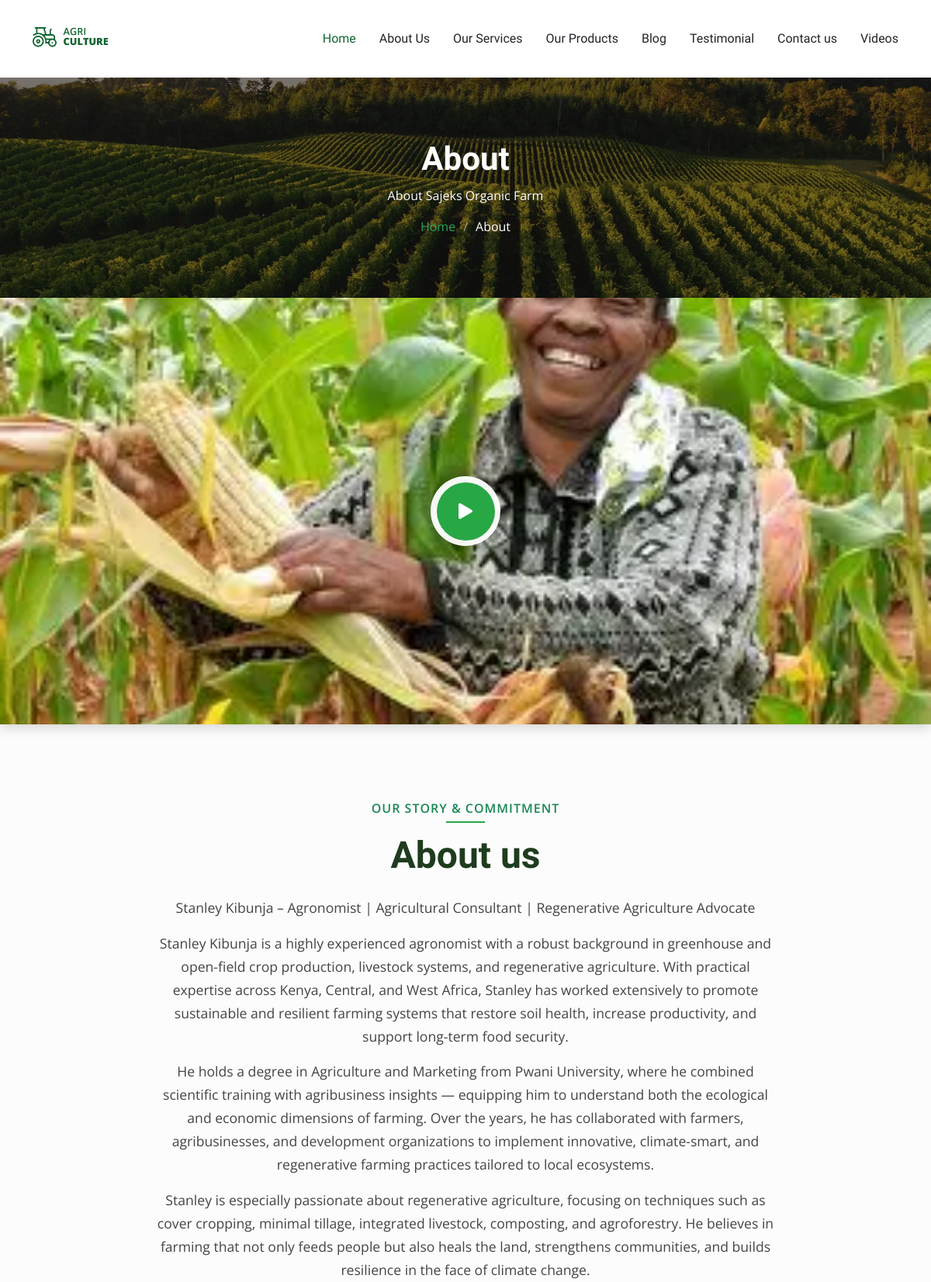
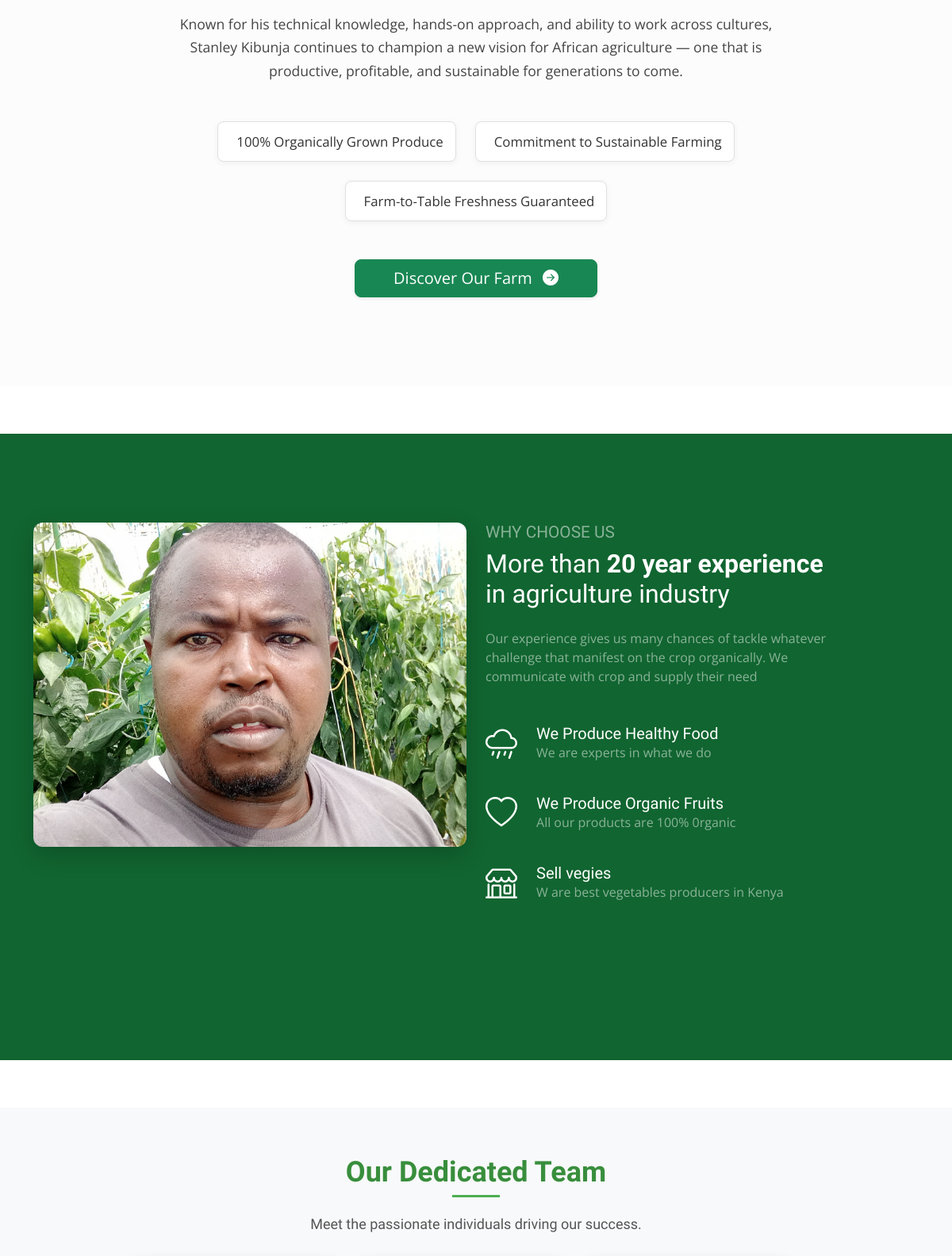
The page /about/ (upper part) on the database its author committed (2 pictures, top to bottom).
### sajeksApp/models.py (models this page shows, shortened)
class About_us(models.Model):
    pic = models.ImageField(upload_to='about_img', null=True)
    title = models.CharField(max_length=100, null=True, help_text="The title of the why choose us pic.")
    body = CKEditor5Field(max_length = 500000, null =True, blank = True, help_text = 'Enter the video content. this field is optional')
    youtube_url = models.CharField(max_length=255, blank=True, null=True)
    video_id = models.CharField(max_length=50, blank=True, null=True)
    created_on = models.DateTimeField(auto_now_add=True, null=True)
    updated_on = models.DateTimeField(auto_now=True, null = True)
    class Meta:
        ordering = ['-updated_on',]
        verbose_name = 'About'
        verbose_name_plural = 'About us'
    @property
    def embed_url(self):
        if self.video_id:
            return f'https://www.youtube.com/embed/{self.video_id}'
        return self.youtube_url

class Whychooseuspix(models.Model):
    pic = models.ImageField(upload_to = 'chooseus_img', null=True)
    title =models.CharField(max_length=100, null= True, help_text="The title of the Why choose us pic.")
    body=  models.CharField(max_length=500, null=True, help_text="discription")

class Whychooseus(models.Model):
    title =models.CharField(max_length=100, null= True, help_text="The title of the Why choose us.")
    icon=  models.CharField(max_length=500, null=True, help_text="the icon to be display in safe pipe")
    body=  models.CharField(max_length=500, null=True, help_text="discription")

### sajeksApp/views.py (the view)
# urls.py: path('about/', views.about, name ='about'),
def about(request):
    about = About_us.objects.first()
    subscribtion_form = SubscribtionForm()
    team = Team.objects.all()
    chooseus = Whychooseus.objects.all()[0:3]
    choosepix = Whychooseuspix.objects.first()
    produce_items = ProduceItem.objects.all()[:8]
    products = paginate_queryset(request, produce_items, items_per_page=50)
    contact = adminContact.objects.first()
    msg_countig = Contact.objects.filter(status =True)
    message_count = msg_countig.count()
    context={
        'chooses':chooseus,
        'choosepix':choosepix,
        'abouts':about,
        'admincontact':contact,
        'sub_form': subscribtion_form,
        'produce_items': products,
        'teams':team,
        'message_count':message_count
    }
    return render(request, 'sajeksApp/about.html', context)

### sajeksApp/context_processors.py (called while the page is built)
def testimonial_form_processor(request):
    if request.method == 'POST' and 'full_name' in request.POST:
         return {'testimonial_form': TestimonialForm(request.POST, request.FILES)}
    return {'testimonial_form': TestimonialForm()}

### sajeksApp/paginator.py (called while the page is built)
def paginate_queryset(request, queryset, items_per_page=9):
    paginator = Paginator(queryset, items_per_page)
    page_number = request.GET.get('page')
    try:
        page_obj = paginator.page(page_number)
    except PageNotAnInteger:
        page_obj = paginator.page(1)
    except EmptyPage:
        page_obj = paginator.page(paginator.num_pages)
    return page_obj

### sajeksApp/templates/sajeksApp/about.html (shortened to what this page needs)
{% extends 'sajeksApp/base/base.html' %}
{% load static %}
{% load mathfilters %}
{% block content %}
  <div class="page-title dark-background" data-aos="fade" style="background-image: url(assets/img/page-title-bg.webp);">
    <div class="container position-relative">
      <h1>About</h1>
      <p>About Sajeks Organic Farm</p>
      <nav class="breadcrumbs">
        <ol>
          <li><a href="{% url 'home' %}">Home</a></li>
          <li class="current">About</li>
        </ol>
      </nav>
    </div>
  </div>
  <section id="about-us-hero" class="about-hero-section section p-0">
    <div class="video-banner-container position-relative">
        <a href="{{abouts.embed_url}}" class="glightbox pulsating-play-btn-lg">
            <span class="play"><i class="bi bi-play-fill"></i></span>
        </a>
    </div>
    <div class="container my-5 py-lg-4">
        <div class="row justify-content-center">
            <div class="col-lg-10" data-aos="fade-up" data-aos-delay="100">
                <div class="content-box text-center py-4">
                    <span class="section-subtitle text-success mb-2">Our Story & Commitment</span>
                    <h2 class="content-title display-5 fw-bold mb-4">{{abouts.title}}</h2>
                    <div class="about-body-text mb-5 mx-auto" style="max-width: 800px;">
                        {{abouts.body|safe}}
                    </div>
                    <ul class="key-features list-unstyled d-flex flex-wrap justify-content-center gap-4 mb-5">
                        <li data-aos="fade-up" data-aos-delay="200"> <span>100% Organically Grown Produce</span></li>
                        <li data-aos="fade-up" data-aos-delay="300"> <span>Commitment to Sustainable Farming</span></li>
                        <li data-aos="fade-up" data-aos-delay="400"> <span>Farm-to-Table Freshness Guaranteed</span></li>
                    </ul>
                    <p class="mt-4">
                        <a href="{% url 'contact' %}" class="btn btn-success btn-lg px-5 shadow-sm">
                            Discover Our Farm <i class="bi bi-arrow-right-circle-fill ms-2"></i>
                        </a>
                    </p>
                </div>
            </div>
        </div>
    </div>
</section>
  {% include 'sajeksApp/base/about_experience_base.html' %}
  <section class="team-15 team section bg-light" id="team">
    <div class="container section-title" data-aos="fade-up">
        <h2>Our Dedicated Team</h2>
        <p>Meet the passionate individuals driving our success.</p>
    </div>
  </section>
  {% endblock %}

### sajeksApp/templates/sajeksApp/base/about_experience_base.html
<section id="about" class="about section">
    <div class="content">
        <div class="container">
            <div class="row">
                <div class="col-lg-6 mb-4 mb-lg-0">
                    <div style="
                        /* 1. Container for Aspect Ratio & Aesthetics */
                        position: relative;
                        padding-top: 75%; /* Forces 4:3 Aspect Ratio (75% height relative to width) */
                        overflow: hidden;
                        border-radius: 12px; /* Soft rounded corners */
                        box-shadow: 0 10px 30px rgba(0, 0, 0, 0.2); /* Deep shadow for visual pop */
                        /* Note: Hover effects/transitions cannot be done with inline CSS */
                        "
                        data-aos="zoom-out">
                        <img src="{{choosepix.pic.url}}" alt="Image " class="img-fluid"
                             style="
                                /* 2. Image Fit (CRITICAL FIX) */
                                position: absolute;
                                top: 0;
                                left: 0;
                                width: 100%;
                                height: 100%;
                                object-fit: cover; /* Forces image to cover the entire container */
                                object-position: center; /* Centers the visible part of the image */
                                max-width: 100%;
                                max-height: 100%;
                                ">
                    </div>
                </div>
                <div class="col-lg-5 ml-auto" data-aos="fade-up" data-aos-delay="100">
                    <h3 class="content-subtitle text-white opacity-50">Why Choose Us</h3>
                    <h2 class="content-title mb-4">
                        {{choosepix.title|safe}}
                    </h2>
                    <p class="opacity-50">
                        {{choosepix.body|safe}}
                    </p>
                    <div class="row my-5">
                        {% for choose in chooses %}
                        <div class="col-lg-12 d-flex align-items-start mb-4">
                            {{ choose.icon | safe}}
                            <div>
                                <h4 class="m-0 h5 text-white">{{ choose.title| safe }}</h4>
                                <p class="text-white opacity-50">{{ choose.body | safe }}</p>
                            </div>
                        </div>
                        {% endfor %}
                    </div>
                </div>
            </div>
        </div>
    </div>
</section>

### sajeksApp/static/sajeksApp/assets/css/main.css (style rules this page uses)
:root { --default-font: "Open Sans", system-ui, -apple-system, "Segoe UI", Roboto, "Helvetica Neue", Arial, "Noto Sans", "Liberation Sans", sans-serif, "Apple Color Emoji", "Segoe UI Emoji", "Segoe UI Symbol", "Noto Color Emoji"; --heading-font: "Marcellus", sans-serif; --nav-font: "Marcellus", sans-serif; }
:root { --background-color: #ffffff; --default-color: #212529; --heading-color: #2d465e; --accent-color: #116530; --surface-color: #ffffff; --contrast-color: #ffffff; }
:root { --nav-color: #212529; --nav-hover-color: #116530; --nav-mobile-background-color: #ffffff; --nav-dropdown-background-color: #ffffff; --nav-dropdown-color: #212529; --nav-dropdown-hover-color: #116530; }
.dark-background { --background-color: #060606; --default-color: #ffffff; --heading-color: #ffffff; --accent-color: #2ea359; --surface-color: #252525; --contrast-color: #ffffff; }
:root { scroll-behavior: smooth; }
body { color: var(--default-color); background-color: var(--background-color); font-family: var(--default-font); }
a { color: var(--accent-color); text-decoration: none; transition: 0.3s; }
h1, h2, h3, h4, h5, h6 { color: var(--heading-color); font-family: var(--heading-font); }
.page-title { color: var(--default-color); background-color: var(--background-color); background-size: cover; background-position: center; background-repeat: no-repeat; padding: 80px 0; text-align: center; position: relative; }
.page-title:before { content: ""; background-color: color-mix(in srgb, var(--background-color), transparent 50%); position: absolute; inset: 0; }
.page-title h1 { font-size: 42px; font-weight: 700; margin-bottom: 10px; }
.page-title .breadcrumbs ol { display: flex; flex-wrap: wrap; list-style: none; justify-content: center; padding: 0; margin: 0; font-size: 16px; font-weight: 400; }
.page-title .breadcrumbs ol li+li { padding-left: 10px; }
.page-title .breadcrumbs ol li+li::before { content: "/"; display: inline-block; padding-right: 10px; color: color-mix(in srgb, var(--default-color), transparent 50%); }
section, .section { color: var(--default-color); background-color: var(--background-color); padding: 60px 0; scroll-margin-top: 100px; overflow: clip; }
.section-title { text-align: center; padding-bottom: 60px; position: relative; }
.section-title h2 { font-size: 28px; font-weight: 500; margin-bottom: 15px; }
.section-title p { margin-bottom: 0; font-family: var(--heading-font); font-size: 32px; }
.about .content { background: var(--accent-color); color: var(--contrast-color); padding: 7rem 0; }
.about p { color: var(--contrast-color); }
.about .content-title { color: var(--contrast-color); font-weight: 300; text-align: left; }
.about .content-title strong { font-weight: 700; }
.about .content-subtitle { font-weight: 300; color: var(--contrast-color); text-transform: uppercase; font-size: 1.3rem; }

### sajeksApp/static/sajeksApp/testimonial/style.css (style rules this page uses)
.section-title { text-align: center; padding-bottom: 30px; }
.section-title h2 { font-size: 36px; font-weight: 700; color: #388e3c; margin-bottom: 10px; position: relative; display: inline-block; }
.section-title h2::after { content: ''; position: absolute; width: 60px; height: 3px; background: #4caf50; bottom: -10px; left: 50%; transform: translateX(-50%); }
.section-title p { font-size: 18px; color: #555; margin-top: 20px; }

### sajeksApp/templates/sajeksApp/base/popup_cookie_styling.html (style rules this page uses)
.section-title { text-align: center; padding-bottom: 30px; }
.section-title h2 { font-size: 36px; font-weight: 700; color: #388e3c; margin-bottom: 10px; position: relative; display: inline-block; }
.section-title h2::after { content: ''; position: absolute; width: 60px; height: 3px; background: #4caf50; bottom: -10px; left: 50%; transform: translateX(-50%); }
.section-title p { font-size: 18px; color: #555; margin-top: 20px; }

### rows shown on the page
About_us: title "About us", body "Stanley Kibunja – Agronomist | Agricultural Consultant | Regenerative Agriculture Advocate Stanley Kibunja is a highly experienced agronomist with a robust background in greenhouse and open-field crop production, livestock systems, and regenerative agriculture. With practical expertise across Kenya, Central, and West Africa, Stanley has worked extensively to promote sustainable and resilient farming systems that restore soil health, increase productivity, and support long-term food security. He holds a degree in Agriculture and Marketing from Pwani University, where he combined scientific training with agribusiness insights — equipping him to understand both the ecological and economic…"
Whychooseuspix: pic (picture), title "More than 20 year experience in agriculture industry", body "Our experience gives us many chances of tackle whatever challenge that manifest on the crop organically. We communicate with crop and supply their need"
Whychooseus: title "We Produce Healthy Food", body "We are experts in what we do"
Whychooseus: title "We Produce Organic Fruits", body "All our products are 100% 0rganic"
Whychooseus: title "Sell vegies", body "W are best vegetables producers in Kenya"
